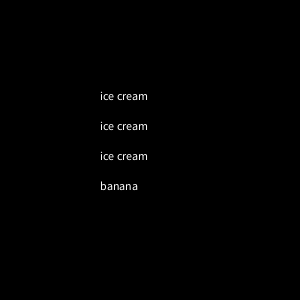
Frame 1 (no input)
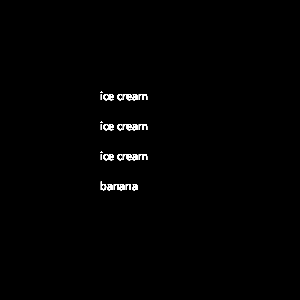
Frame 60 (the mouse pressed at the canvas centre just before this capture)
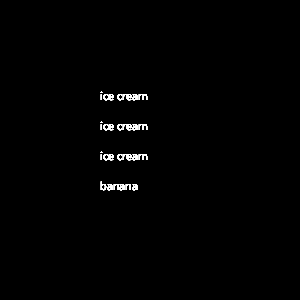
Frame 120 (the mouse held since frame 60 and released just before this capture)

The Processing sketch that drew these frames (run headless with seeded random() and noise(); from frame 60 on, the mouse is pressed at the canvas centre):

// Processing sketch: BananaSplit
// ── BananaSplit.pde
void setup(){
  
  size(300,300); 
  background(0,0,0);
}
void draw(){
  
  for(int i = 100;i<190;i= i+30){
text("ice cream", 100, i);
  }
  text("banana", 100, 190);
}
